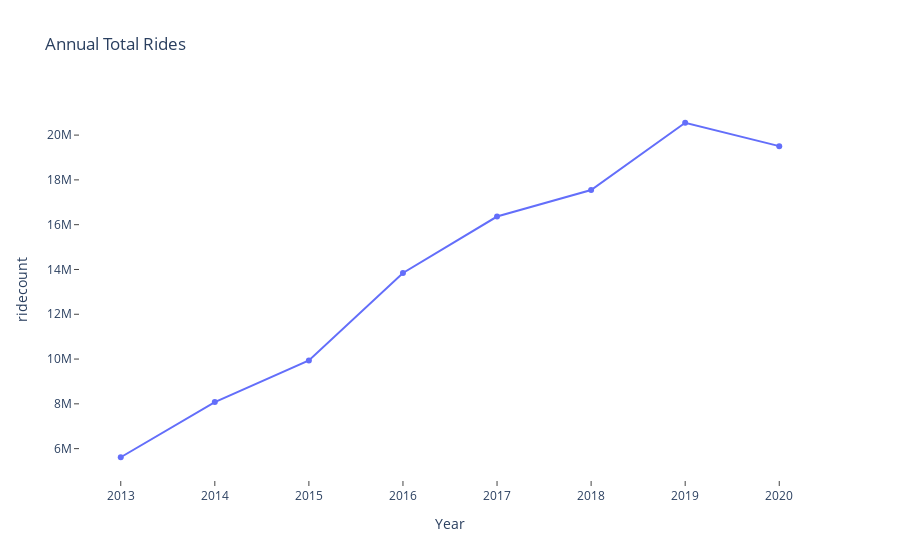

The code cell stored with this chart in its notebook:
### Code cell
fig = px.line(pd.DataFrame(data.groupby('year')['ridecount'].agg('sum')).reset_index(), 
              x='year', 
              y='ridecount', 
              title="Annual Total Rides",
              labels = dict(total_rides="Total Number of Rides", year="Year"),
              markers=True)
fig.layout.plot_bgcolor = 'white'

fig.update_yaxes(nticks=15, ticks = 'outside', showgrid = True)
fig.update_xaxes(nticks = 10, tickangle=0, ticks = 'outside', showgrid = True)

### Figure 1 — Plotly figure (JSON) as saved in the notebook; plotly's stock layout.template omitted (floating-point values rounded to 4 significant figures)
{"data": [{"hovertemplate": "Year=%{x}<br>ridecount=%{y}<extra></extra>", "legendgroup": "", "line": {"color": "#636efa", "dash": "solid"}, "marker": {"symbol": "circle"}, "mode": "markers+lines", "name": "", "orientation": "v", "showlegend": false, "type": "scatter", "x": [2013, 2014, 2015, 2016, 2017, 2018, 2019, 2020], "xaxis": "x", "y": [5614888, 8081216, 9937969, 13845655, 16364657, 17548339, 20551697, 19506857], "yaxis": "y"}], "layout": {"legend": {"tracegroupgap": 0}, "plot_bgcolor": "white", "title": {"text": "Annual Total Rides"}, "xaxis": {"anchor": "y", "domain": [0, 1], "nticks": 10, "showgrid": true, "tickangle": 0, "ticks": "outside", "title": {"text": "Year"}}, "yaxis": {"anchor": "x", "domain": [0, 1], "nticks": 15, "showgrid": true, "ticks": "outside", "title": {"text": "ridecount"}}}}
